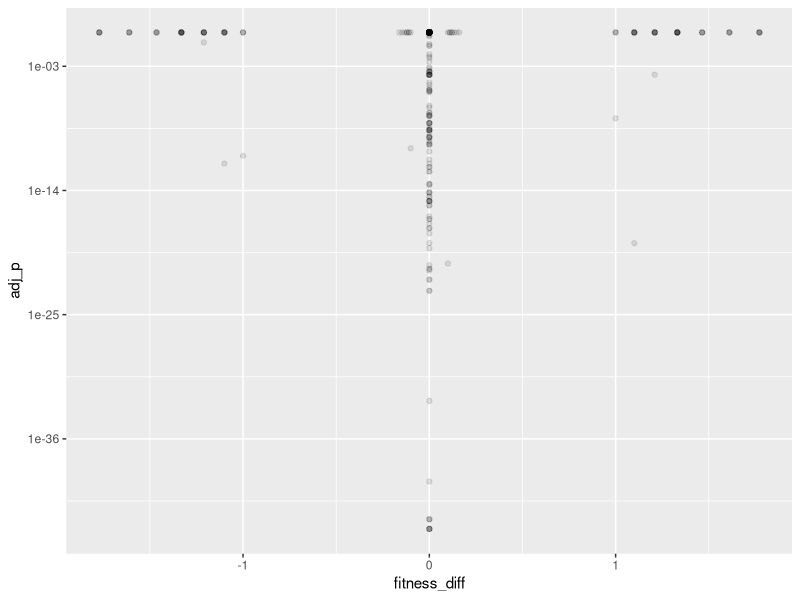
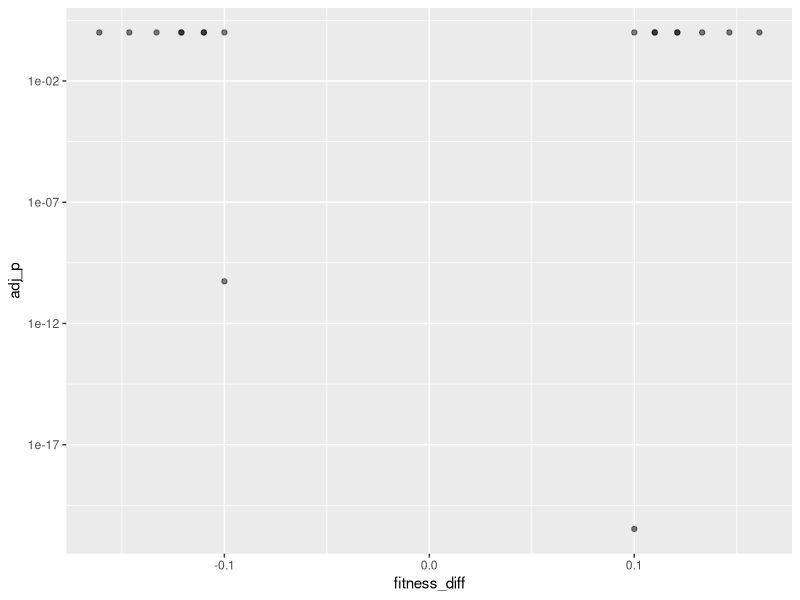
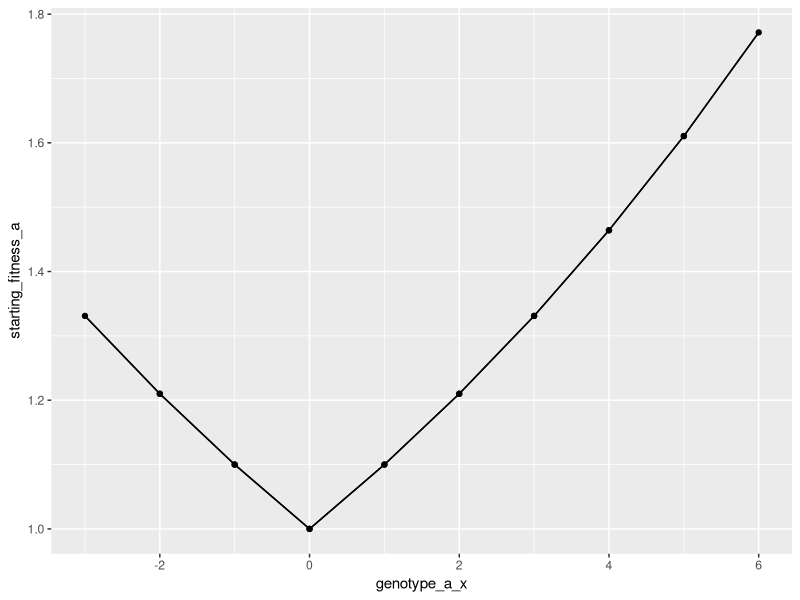
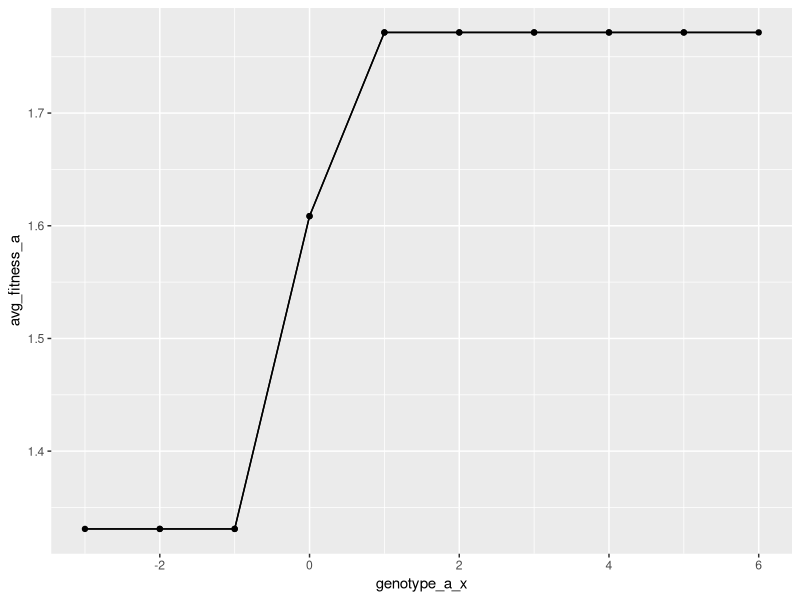
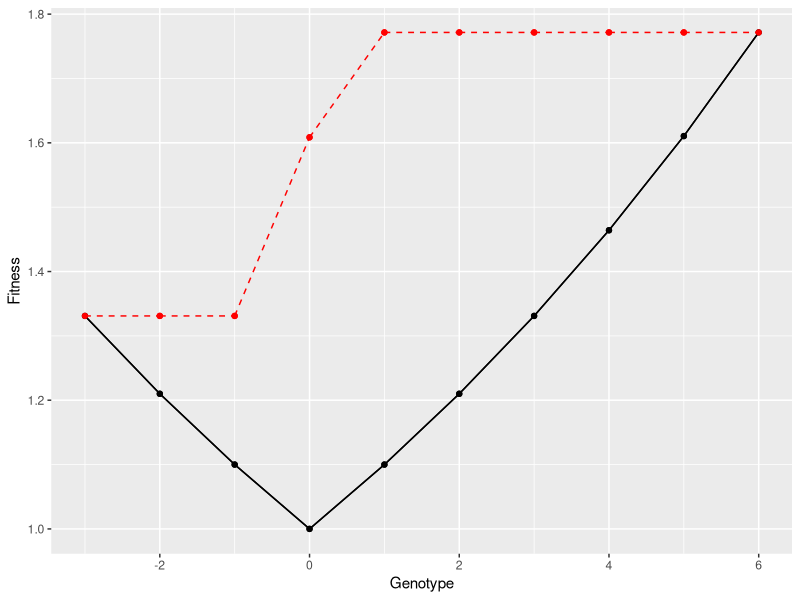

Source code (R) for these figures, in order:
rm(list = ls())

library(ggplot2)
library(cowplot)

plot_dir = '../plots'
if(!dir.exists(plot_dir)){
  dir.create(plot_dir, recursive = T)
}

df_pairwise = read.csv('../data/pairwise_data.csv')

df_trimmed = df_pairwise[df_pairwise$starting_fitness_a != 0 & df_pairwise$starting_fitness_b != 0,]

ggplot(df_pairwise, aes(x = fitness_diff, y = adj_p)) + 
  scale_y_log10() +
  geom_point(alpha = 0.1)

ggplot(df_trimmed, aes(x = fitness_diff, y = adj_p)) + 
  scale_y_log10() + 
  geom_point(alpha = 0.5)

x_map = c(
  '7' = -3,
  '3' = -2,
  '1' = -1,
  '0' = 0,
  '32' = 1,
  '48' = 2,
  '56' = 3,
  '60' = 4,
  '62' = 5,
  '63' =6
)

df_trimmed$genotype_a_x = 0
df_trimmed$genotype_b_x = 0
for(row_idx in 1:nrow(df_trimmed)){
  df_trimmed[row_idx,]$genotype_a_x = x_map[as.character(df_trimmed[row_idx,]$genotype_a)][[1]]
  df_trimmed[row_idx,]$genotype_b_x = x_map[as.character(df_trimmed[row_idx,]$genotype_b)][[1]]
}

ggplot(df_trimmed, aes(x = genotype_a_x, y = starting_fitness_a)) + 
  geom_segment(aes(xend = genotype_b_x, yend = starting_fitness_b)) + 
  geom_point()

ggplot(df_trimmed, aes(x = genotype_a_x, y = avg_fitness_a)) + 
  geom_segment(aes(xend = genotype_b_x, yend = avg_fitness_b)) + 
  geom_point(aes(y = avg_fitness_a))


fitness_baseline = 1
df_trimmed$starting_fitness_a_norm = df_trimmed$starting_fitness_a / fitness_baseline
df_trimmed$starting_fitness_b_norm = df_trimmed$starting_fitness_b / fitness_baseline
df_trimmed$avg_fitness_a_norm = df_trimmed$avg_fitness_a / fitness_baseline
df_trimmed$avg_fitness_b_norm = df_trimmed$avg_fitness_b / fitness_baseline
df_trimmed$sd_fitness_a_norm = df_trimmed$fitness_sd_a / fitness_baseline
df_trimmed$sd_fitness_b_norm = df_trimmed$fitness_sd_b / fitness_baseline

ggplot(df_trimmed) + 
  geom_segment(aes(x = genotype_a_x, xend = genotype_b_x, y = starting_fitness_a_norm, yend = starting_fitness_b_norm)) + 
  geom_point(aes(x = genotype_a_x, y = starting_fitness_a_norm))  +
  geom_segment(data=df_trimmed[df_trimmed$genotype_a_x < df_trimmed$genotype_b_x,], aes(x = genotype_a_x, xend = genotype_b_x, y = avg_fitness_a_norm, yend = avg_fitness_b_norm), color = 'red', linetype='dashed') + 
  geom_point(aes(x = genotype_a_x, y = avg_fitness_a_norm), color = 'red') + 
  xlab('Genotype') + 
  ylab('Fitness')


df_trimmed$is_signif = df_trimmed$adj_p < 0.05
if(sum(df_trimmed$is_signif) > 0){
  df_trimmed$signif_marker = ''
  df_trimmed[df_trimmed$adj_p < 0.05,]$signif_marker = '*'
  df_trimmed[df_trimmed$adj_p < 0.01,]$signif_marker = '**'
  df_trimmed[df_trimmed$adj_p < 0.001,]$signif_marker = '***'
  df_trimmed$signif_text = paste0('p=', round(df_trimmed$adj_p, 3))
  df_trimmed[df_trimmed$adj_p < 0.001,]$signif_text = 'p < 0.001'
  
  df_trimmed$text_x = (df_trimmed$genotype_a_x + df_trimmed$genotype_b_x) / 2
  
  ggplot(df_trimmed) + 
    geom_segment(aes(x = genotype_a_x, xend = genotype_b_x, y = starting_fitness_a_norm, yend = starting_fitness_b_norm)) + 
    geom_point(aes(x = genotype_a_x, y = starting_fitness_a_norm))  +
    geom_segment(data=df_trimmed[df_trimmed$genotype_a_x < df_trimmed$genotype_b_x,], aes(x = genotype_a_x, xend = genotype_b_x, y = avg_fitness_a_norm, yend = avg_fitness_b_norm), color = 'red', linetype='dashed') + 
    geom_point(aes(x = genotype_a_x, y = avg_fitness_a_norm), color = 'red') + 
    geom_segment(data=df_trimmed[df_trimmed$is_signif,], aes(x = genotype_b_x + 0.1, xend = genotype_a_x - 0.1, y = 0.95, yend = 0.95), 
                color = 'red',
                arrow=arrow(type = 'closed', length = unit(0.35, 'cm'))) + 
    geom_text(data = df_trimmed[df_trimmed$is_signif,], aes(x = text_x, y = 0.9, label = signif_marker)) + 
    geom_text(data = df_trimmed[df_trimmed$is_signif,], aes(x = text_x, y = 0.85, label = signif_text)) + 
    xlab('Genotype') + 
    ylab('Fitness') + 
    scale_y_continuous(limits = c(0.85, 2.05), breaks = c(1, 1.25, 1.5, 1.75, 2))
  ggsave(paste0(plot_dir, '/summary_plot_original.pdf'), units = 'in', width = 6.5, height = 4.5)
  ggsave(paste0(plot_dir, '/summary_plot_original.png'), units = 'in', width = 6.5, height = 4.5)


  theme_set(theme_cowplot())
  
  ggplot(df_trimmed) + 
    geom_segment(aes(x = genotype_a_x, xend = genotype_b_x, y = starting_fitness_a_norm, yend = starting_fitness_b_norm, color = 'Starting fitness')) + 
    geom_point(aes(x = genotype_a_x, y = starting_fitness_a_norm, color = 'Starting fitness'))  +
    geom_segment(data=df_trimmed[df_trimmed$genotype_a_x < df_trimmed$genotype_b_x,], 
                 aes(x = genotype_a_x, xend = genotype_b_x, y = avg_fitness_a_norm, yend = avg_fitness_b_norm, color = 'Average evolved fitness (N=100)'), linetype='dashed') + 
    #geom_errorbar(aes(x = genotype_a_x, ymin = avg_fitness_a_norm - sd_fitness_a_norm, ymax = avg_fitness_a_norm + sd_fitness_a_norm, color = 'Average evolved fitness')) + 
    geom_point(aes(x = genotype_a_x, y = avg_fitness_a_norm, color = 'Average evolved fitness (N=100)')) + 
    geom_segment(data=df_trimmed[df_trimmed$is_signif,], aes(x = genotype_b_x + 0.1, xend = genotype_a_x - 0.1, y = 0.675, yend = 0.675), 
                color = 'red',
                arrow=arrow(type = 'closed', length = unit(0.35, 'cm'))) + 
    geom_text(data = df_trimmed[df_trimmed$is_signif,], aes(x = text_x, y = 0.6, label = signif_marker)) + 
    geom_text(data = df_trimmed[df_trimmed$is_signif,], aes(x = text_x, y = 0.55, label = signif_text)) + 
    xlab('Genotype') + 
    ylab('Fitness') + 
    labs(color = '') +
    scale_color_manual(values = c('Starting fitness' = '#000000', 'Average evolved fitness (N=100)' = '#ff0000')) +
    scale_y_continuous(limits = c(0.5, 2.05), breaks = c(0.75, 1, 1.25, 1.5, 1.75, 2)) + 
    scale_x_continuous(limits = c(0, 6), breaks = -1:6, minor_breaks = -1:6) +
    theme(legend.position = 'bottom') + 
    theme(axis.text.x = element_blank()) +
    theme(panel.grid = element_line(color = '#dddddd'))
  ggsave(paste0(plot_dir, '/summary_plot.pdf'), units = 'in', width = 6.5, height = 4.5)
  ggsave(paste0(plot_dir, '/summary_plot.png'), units = 'in', width = 6.5, height = 4.5)

} else {
  ggplot(df_trimmed) + 
    geom_segment(aes(x = genotype_a_x, xend = genotype_b_x, y = starting_fitness_a_norm, yend = starting_fitness_b_norm)) + 
    geom_point(aes(x = genotype_a_x, y = starting_fitness_a_norm))  +
    geom_segment(data=df_trimmed[df_trimmed$genotype_a_x < df_trimmed$genotype_b_x,], aes(x = genotype_a_x, xend = genotype_b_x, y = avg_fitness_a_norm, yend = avg_fitness_b_norm), color = 'red', linetype='dashed') + 
    geom_point(aes(x = genotype_a_x, y = avg_fitness_a_norm), color = 'red') + 
    xlab('Genotype') + 
    ylab('Fitness') + 
    scale_y_continuous(limits = c(0.85, 2.05), breaks = c(1, 1.25, 1.5, 1.75, 2))
  ggsave(paste0(plot_dir, '/summary_plot_original.pdf'), units = 'in', width = 6.5, height = 4.5)
  ggsave(paste0(plot_dir, '/summary_plot_original.png'), units = 'in', width = 6.5, height = 4.5)


  theme_set(theme_cowplot())
  
  ggplot(df_trimmed) + 
    geom_segment(aes(x = genotype_a_x, xend = genotype_b_x, y = starting_fitness_a_norm, yend = starting_fitness_b_norm, color = 'Starting fitness')) + 
    geom_point(aes(x = genotype_a_x, y = starting_fitness_a_norm, color = 'Starting fitness'))  +
    geom_segment(data=df_trimmed[df_trimmed$genotype_a_x < df_trimmed$genotype_b_x,], 
                 aes(x = genotype_a_x, xend = genotype_b_x, y = avg_fitness_a_norm, yend = avg_fitness_b_norm, color = 'Average evolved fitness (N=100)'), linetype='dashed') + 
    #geom_errorbar(aes(x = genotype_a_x, ymin = avg_fitness_a_norm - sd_fitness_a_norm, ymax = avg_fitness_a_norm + sd_fitness_a_norm, color = 'Average evolved fitness')) + 
    geom_point(aes(x = genotype_a_x, y = avg_fitness_a_norm, color = 'Average evolved fitness (N=100)')) + 
    geom_segment(data=df_trimmed[df_trimmed$is_signif,], aes(x = genotype_b_x + 0.1, xend = genotype_a_x - 0.1, y = 0.9, yend = 0.9), 
                color = 'red',
                arrow=arrow(type = 'closed', length = unit(0.35, 'cm'))) + 
    geom_text(data = df_trimmed[df_trimmed$is_signif,], aes(x = text_x, y = 0.8, label = signif_marker)) + 
    geom_text(data = df_trimmed[df_trimmed$is_signif,], aes(x = text_x, y = 0.75, label = signif_text)) + 
    xlab('Genotype') + 
    ylab('Fitness') + 
    labs(color = '') +
    scale_color_manual(values = c('Starting fitness' = '#000000', 'Average evolved fitness (N=100)' = '#ff0000')) +
    scale_y_continuous(limits = c(0.7, 2.05), breaks = c(1, 1.25, 1.5, 1.75, 2)) + 
    scale_x_continuous(limits = c(-3, 6), breaks = -4:6, minor_breaks = -1:6) +
    theme(legend.position = 'bottom') + 
    theme(axis.text.x = element_blank()) +
    theme(panel.grid = element_line(color = '#dddddd'))
  ggsave(paste0(plot_dir, '/summary_plot.pdf'), units = 'in', width = 6.5, height = 4.5)
  ggsave(paste0(plot_dir, '/summary_plot.png'), units = 'in', width = 6.5, height = 4.5)
  
}

